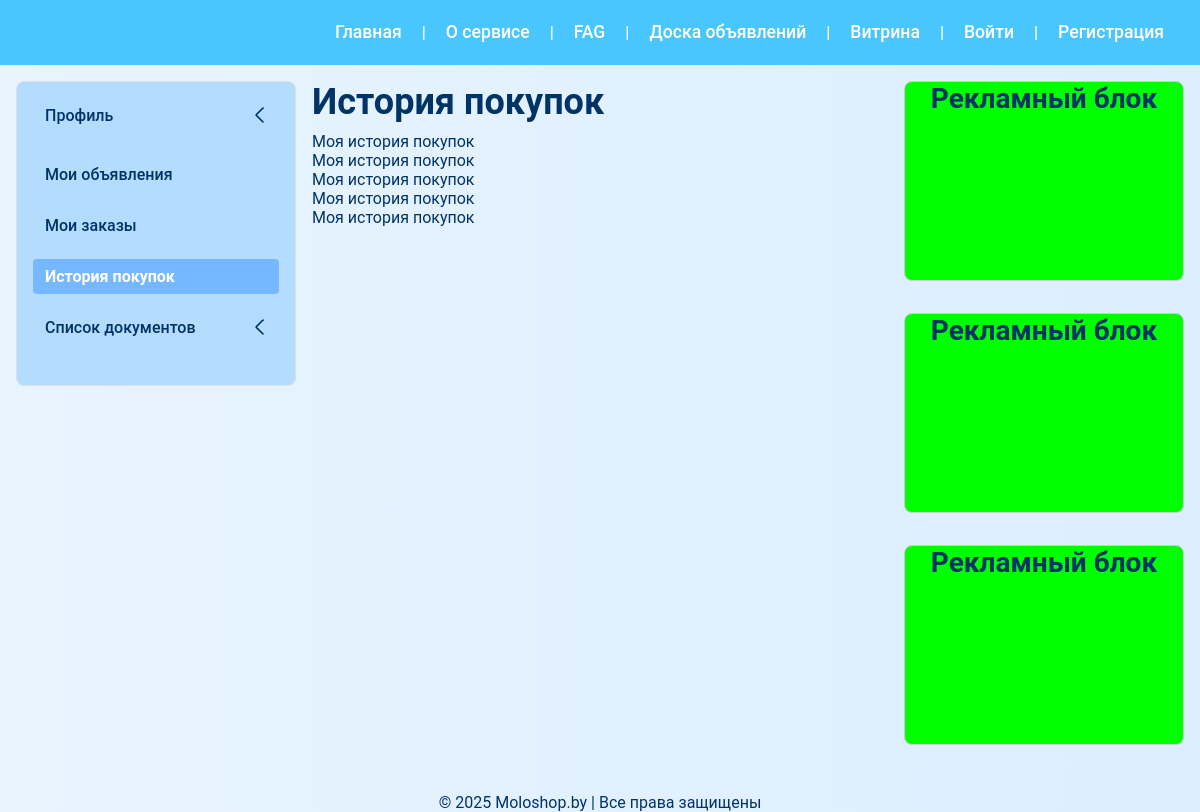
/userpanel/purchase-history/, run on the app's committed database.
### apps/userpanel/models/menu.py (models this page shows, shortened)
class ProfileMenuCategory(UUIDModel, MPTTModel):
    name = models.CharField(max_length=100)
    slug = models.SlugField(
        unique=True,
        max_length=100,
        blank=True,
        help_text="Автоматически создаётся из названия. Используется для URL-конфигурации."
    )
    url = models.CharField(
        max_length=200,
        blank=True,
        help_text="Имя URL-шаблона с namespace (например: 'landing:policy_detail') или абсолютная ссылка"
    )
    url_params = models.JSONField(
        blank=True,
        null=True,
        help_text="Параметры для reverse(), например: {'slug': 'privacy-policy'}"
    )
    is_named_url = models.BooleanField(default=True, help_text="True — использовать reverse() по url_name")
    parent = TreeForeignKey('self', on_delete=models.CASCADE, null=True, blank=True, related_name='children')
    order = models.PositiveIntegerField(default=0)
    class MPTTMeta:
        order_insertion_by = ['order']
    class Meta:
        app_label = 'userpanel'
        verbose_name = "Пункт меню"
        verbose_name_plural = "Меню личного кабинета"
    def get_absolute_url(self):
        from django.urls import reverse
        if self.is_named_url:
            try:
                if self.url_params:
                    return reverse(self.url, kwargs=self.url_params)
                return reverse(self.url)
            except:
                return '#'
        return self.url

### apps/userpanel/views/main.py (the view)
# urls.py: path('purchase-history/', purchase_history, name='purchase_history'),   # история покупок
def purchase_history(request):
    data = {
        'title': 'История покупок',
        'info': 'Моя история покупок',
        "current_path": request.path,
    }
    return render(request, 'userpanel/purchase_history.html', context=data)

### apps/userpanel/templatetags/profile_menu.py (called while the page is built)
@register.inclusion_tag("userpanel/components/user_menu.html", takes_context=True)
def render_user_menu(context):
    request = context['request']
    current_path = request.path
    all_items = ProfileMenuCategory.objects.all().prefetch_related('parent', 'children__children')
    menu_sections = [item for item in all_items if item.parent is None]
    def get_open_ids(path):
        for item in all_items:
            if item.get_absolute_url() == path:
                open_ids = []
                current = item.parent
                while current:
                    open_ids.append(current.id)
                    current = current.parent
                return open_ids
        return []
    open_ids = get_open_ids(current_path)
    return {
        'menu_sections': menu_sections,
        'request': request,
        'current_path': current_path,
        'open_ids': open_ids,
    }

### apps/userpanel/templates/userpanel/purchase_history.html (shortened to what this page needs)
{% extends "userpanel/base_userpanel.html" %}
{% load static %}
{% block content %}
<h1>{{ title }}</h1>
        {% with ""|center:5 as repeat_range %}
          {% for _ in repeat_range %}
            <p>{{ info }}</p>
          {% endfor %}
        {% endwith %}
{% endblock content %}

### apps/userpanel/templates/userpanel/components/user_menu.html (shortened to what this page needs)
<div class="user-menu-wrapper mb-4 border rounded">
  <nav class="user-menu">
    {% for section in menu_sections %}
      <div class="menu-section">
        {% if section.children.exists %}
          <div class="menu-header-wrap">
            <a href="{{ section.get_absolute_url }}"
               class="menu-header{% if current_path == section.get_absolute_url %} active{% endif %}">
              {{ section.name }}
            </a>
            <label for="toggle-section-{{ section.pk }}" class="chevron-toggle" aria-label="Развернуть меню">
              <span class="chevron-icon"></span>
            </label>
          </div>
        {% else %}
          <div class="menu-header-wrap">
            <a href="{{ section.get_absolute_url }}"
               class="menu-header{% if current_path == section.get_absolute_url %} active{% endif %}">
              {{ section.name }}
            </a>
          </div>
        {% endif %}
      </div>
    {% endfor %}
  </nav>
</div>

### apps/core/static/core/css/global_core.css (style rules this page uses)
html,body,div,span,applet,object,iframe,h1,h2,h3,h4,h5,h6,p,blockquote,pre,a,abbr,acronym,address,big,cite,code,del,dfn,em,img,ins,kbd,q,s,samp,small,strike,strong,sub,sup,tt,var,b,u,i,center,dl,dt,dd,ol,ul,li,fieldset,form,label,legend,table,caption,tbody,tfoot,thead,tr,th,td,article,aside,canvas,details,embed,figure,figcaption,footer,header,hgroup,menu,nav,output,ruby,section,summary,time,mark,audio,video { margin:0;padding:0;border:0;vertical-align:baseline;font-size:100%;font:inherit;box-sizing:border-box }
html,body { height:100%;font-family:'Roboto', 'Segoe UI', 'Helvetica Neue', Arial, sans-serif;background:linear-gradient(90deg, #E8F4FF 0%, #DCEEFF 100%);background-repeat:no-repeat;background-attachment:fixed;color:#036;-webkit-font-smoothing:antialiased;-moz-osx-font-smoothing:grayscale }
a { color:#fff;text-decoration:none;transition:color 0.3s ease }
*,*::before,*::after { box-sizing:border-box }
h1,h2,h3,h4,h5,h6 { font-family:inherit;font-weight:700;line-height:1.2;margin-bottom:0.5rem }
h1 { font-size:2.25rem }
.mb-4 { margin-bottom:1rem !important }
.border { border:1px solid #dee2e6 !important }
.rounded { border-radius:0.5rem !important }

### apps/userpanel/static/userpanel/css/userpanel.css (style rules this page uses)
.user-menu-wrapper { background:#B3DCFF;border:1px solid #ccc;border-radius:0.5rem;padding:0 }
.user-menu-wrapper .user-menu { display:block;padding:1rem }
.user-menu-wrapper .menu-section { margin-bottom:1rem }
.user-menu-wrapper .menu-section .menu-header-wrap,.user-menu-wrapper .menu-section .submenu-header-wrap { display:flex;justify-content:space-between;align-items:center }
.user-menu-wrapper .menu-section .menu-header { flex-grow:1;text-decoration:none;font-weight:500;background-color:#B3DCFF;color:#036;padding:0.5rem 0.75rem;border-radius:0.25rem }
.user-menu-wrapper .menu-section .menu-header.active { background-color:#75B8FF;color:#fff;font-weight:bold }
.user-menu-wrapper .menu-section .chevron-toggle { display:inline-flex;align-items:center;justify-content:center;width:2rem;height:2rem;cursor:pointer }
.user-menu-wrapper .menu-section .chevron-icon { display:inline-block;width:12px;height:12px;border:solid #036;border-width:0 2px 2px 0;transform:rotate(135deg);border-radius:2px;transition:transform 0.3s ease }

### data on the page
ProfileMenuCategory: name "Профиль"
ProfileMenuCategory: name "Мои объявления"
ProfileMenuCategory: name "Мои заказы"
ProfileMenuCategory: name "История покупок"
ProfileMenuCategory: name "Список документов"

### other printed values
{{ item.title }} "Главная" "О сервисе" "FAG" "Доска объявлений" "Витрина" "Войти" "Регистрация"
{{ info }} "Моя история покупок" "Моя история покупок" "Моя история покупок" "Моя история покупок" "Моя история покупок"
